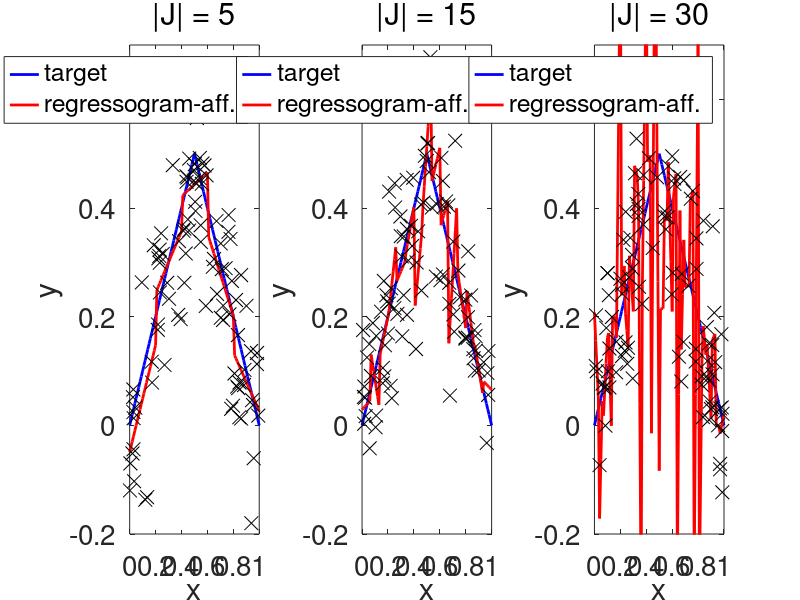

MATLAB code for this plot:
clear all
seed=1;
randn('state',seed);
rand('state',seed);

try
    ccc=openfig('plots_1D.fig');
catch
    disp('missing figure file')
end


n = 100;
std_noise = .1;
Xtrain = rand(n,1);
ytrain = .5 - abs( Xtrain - .5 ) + std_noise * randn(n,1);
Xtest = (0:.01:1)';
ytest = .5 - abs( Xtest - .5 );
Jcard = 5;
ftest = Xtest * 0;

bintest = ceil(Xtest*Jcard);
bintest = bintest + (bintest==0);
bintrain = ceil(Xtrain*Jcard);
bintrain = bintrain + (bintrain==0);

for itest = 1:length(Xtest)
    x = Xtest(itest);
    bin = bintest(itest);
    ind = find(bintrain==bin);
    if isempty(ind)
        ftest(itest) = mean(ytrain);
    else
        % perform least-squares
        yloc = ytrain(ind);
        Xloc = [Xtrain(ind,:), ones(length(ind),1)];
        theta= (Xloc'*Xloc)\(Xloc'*yloc);
        ftest(itest) = [Xtest(itest),1]*theta;
    end
end
subplot(1,3,1);
plot(Xtest,ytest,'b','linewidth',2); hold on;
plot(Xtest,ftest,'r','linewidth',2);
plot(Xtrain,ytrain,'xk','markersize',10); hold off
axis([0 1 -0.2 0.7]);
set(gca,'fontsize',20);
legend('target','regressogram-aff.');
xlabel('x');
ylabel('y');
title(sprintf('|J| = %d',Jcard),'FontWeight','normal')


n = 100;
std_noise = .1;
Xtrain = rand(n,1);
ytrain = .5 - abs( Xtrain - .5 ) + std_noise * randn(n,1);
Xtest = (0:.01:1)';
ytest = .5 - abs( Xtest - .5 );
Jcard = 15;
ftest = Xtest * 0;

bintest = ceil(Xtest*Jcard);
bintest = bintest + (bintest==0);
bintrain = ceil(Xtrain*Jcard);
bintrain = bintrain + (bintrain==0);

for itest = 1:length(Xtest)
    x = Xtest(itest);
    bin = bintest(itest);
    ind = find(bintrain==bin);
    if isempty(ind)
        ftest(itest) = mean(ytrain);
    else
        % perform least-squares
        yloc = ytrain(ind);
        Xloc = [Xtrain(ind,:), ones(length(ind),1)];
        theta= (Xloc'*Xloc)\(Xloc'*yloc);
        ftest(itest) = [Xtest(itest),1]*theta;
    end
end
subplot(1,3,2);
plot(Xtest,ytest,'b','linewidth',2); hold on;
plot(Xtest,ftest,'r','linewidth',2);
plot(Xtrain,ytrain,'xk','markersize',10); hold off
axis([0 1 -0.2 0.7]);
set(gca,'fontsize',20);
legend('target','regressogram-aff.');
xlabel('x');
ylabel('y');
title(sprintf('|J| = %d',Jcard),'FontWeight','normal')



n = 100;
std_noise = .1;
Xtrain = rand(n,1);
ytrain = .5 - abs( Xtrain - .5 ) + std_noise * randn(n,1);
Xtest = (0:.01:1)';
ytest = .5 - abs( Xtest - .5 );
Jcard = 30;
ftest = Xtest * 0;

bintest = ceil(Xtest*Jcard);
bintest = bintest + (bintest==0);
bintrain = ceil(Xtrain*Jcard);
bintrain = bintrain + (bintrain==0);

for itest = 1:length(Xtest)
    x = Xtest(itest);
    bin = bintest(itest);
    ind = find(bintrain==bin);
    if isempty(ind)
        ftest(itest) = mean(ytrain);
    else
        % perform least-squares
        yloc = ytrain(ind);
        Xloc = [Xtrain(ind,:), ones(length(ind),1)];
        theta= (Xloc'*Xloc)\(Xloc'*yloc);
        ftest(itest) = [Xtest(itest),1]*theta;
    end
end
subplot(1,3,3);
plot(Xtest,ytest,'b','linewidth',2); hold on;
plot(Xtest,ftest,'r','linewidth',2);
plot(Xtrain,ytrain,'xk','markersize',10); hold off
axis([0 1 -0.2 0.7]);
set(gca,'fontsize',20);
legend('target','regressogram-aff.');
xlabel('x');
ylabel('y');
title(sprintf('|J| = %d',Jcard),'FontWeight','normal')

try
    print('-depsc', 'regressogram_poly.eps');
catch
    disp('missing figure file')
end

